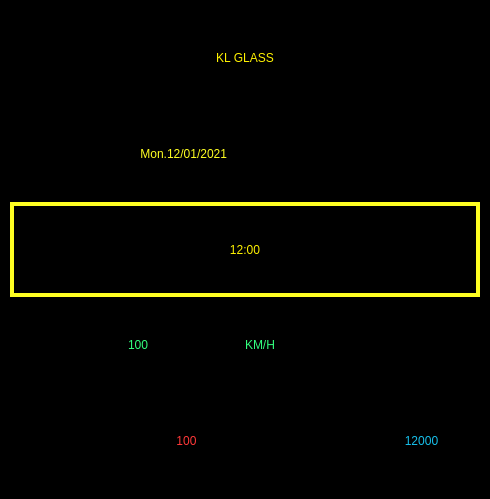
<?xml version="1.0" encoding="UTF-8"?>
<ui version="4.0">
 <class>MatChinh</class>
 <widget class="QMainWindow" name="MatChinh">
  <property name="geometry">
   <rect>
    <x>0</x>
    <y>0</y>
    <width>490</width>
    <height>499</height>
   </rect>
  </property>
  <property name="windowTitle">
   <string>MainWindow</string>
  </property>
  <property name="styleSheet">
   <string notr="true">background-color: rgb(0, 0, 0);</string>
  </property>
  <widget class="QWidget" name="centralwidget">
   <layout class="QHBoxLayout" name="drop_shadow_layout">
    <property name="spacing">
     <number>0</number>
    </property>
    <property name="leftMargin">
     <number>10</number>
    </property>
    <property name="topMargin">
     <number>10</number>
    </property>
    <property name="rightMargin">
     <number>10</number>
    </property>
    <property name="bottomMargin">
     <number>10</number>
    </property>
    <item>
     <layout class="QVBoxLayout" name="verticalLayout">
      <item>
       <widget class="QLabel" name="label">
        <property name="styleSheet">
         <string notr="true">font: 75 55pt &quot;Poplar Std&quot;;
color: rgb(255, 242, 0);
</string>
        </property>
        <property name="text">
         <string>KL GLASS</string>
        </property>
        <property name="alignment">
         <set>Qt::AlignCenter</set>
        </property>
       </widget>
      </item>
      <item>
       <layout class="QHBoxLayout" name="horizontalLayout_3">
        <item>
         <widget class="QLabel" name="Thu">
          <property name="styleSheet">
           <string notr="true">font: 75 30pt &quot;MS Shell Dlg 2&quot;;
color: rgb(255, 255, 34);</string>
          </property>
          <property name="text">
           <string>Mon.</string>
          </property>
          <property name="alignment">
           <set>Qt::AlignRight|Qt::AlignTrailing|Qt::AlignVCenter</set>
          </property>
         </widget>
        </item>
        <item>
         <widget class="QLabel" name="Ngay">
          <property name="styleSheet">
           <string notr="true">font: 75 30pt &quot;MS Shell Dlg 2&quot;;
color: rgb(255, 255, 34);</string>
          </property>
          <property name="text">
           <string>12/01/2021</string>
          </property>
          <property name="alignment">
           <set>Qt::AlignLeading|Qt::AlignLeft|Qt::AlignVCenter</set>
          </property>
         </widget>
        </item>
        <item>
         <widget class="QLabel" name="label_3">
          <property name="text">
           <string>TextLabel</string>
          </property>
         </widget>
        </item>
       </layout>
      </item>
      <item>
       <widget class="QLabel" name="Time">
        <property name="styleSheet">
         <string notr="true">font: 75pt &quot;alarm clock&quot;;
color: rgb(255, 242, 0);
border-width: 4px;
border-style: solid;
border-color: rgb(255, 255, 34);</string>
        </property>
        <property name="text">
         <string>12:00</string>
        </property>
        <property name="alignment">
         <set>Qt::AlignCenter</set>
        </property>
       </widget>
      </item>
      <item>
       <layout class="QHBoxLayout" name="horizontalLayout_2">
        <item>
         <widget class="QLabel" name="label_2">
          <property name="text">
           <string/>
          </property>
          <property name="pixmap">
           <pixmap>Icon/icons8_ookla_speedtest_100px_6.png</pixmap>
          </property>
          <property name="alignment">
           <set>Qt::AlignLeading|Qt::AlignLeft|Qt::AlignVCenter</set>
          </property>
         </widget>
        </item>
        <item>
         <widget class="QLabel" name="Speed">
          <property name="styleSheet">
           <string notr="true">font: 70pt &quot;alarm clock&quot;;
color: rgb(50, 255, 126);</string>
          </property>
          <property name="text">
           <string>100</string>
          </property>
          <property name="alignment">
           <set>Qt::AlignLeading|Qt::AlignLeft|Qt::AlignVCenter</set>
          </property>
         </widget>
        </item>
        <item>
         <widget class="QLabel" name="label_10">
          <property name="styleSheet">
           <string notr="true">color: rgb(50, 255, 126);
font: 75 30pt &quot;MS Shell Dlg 2&quot;;</string>
          </property>
          <property name="text">
           <string>KM/H</string>
          </property>
          <property name="alignment">
           <set>Qt::AlignLeading|Qt::AlignLeft|Qt::AlignVCenter</set>
          </property>
         </widget>
        </item>
        <item>
         <widget class="QLabel" name="label_6">
          <property name="text">
           <string>TextLabel</string>
          </property>
         </widget>
        </item>
       </layout>
      </item>
      <item>
       <layout class="QHBoxLayout" name="horizontalLayout">
        <item>
         <widget class="QLabel" name="label_4">
          <property name="text">
           <string/>
          </property>
          <property name="pixmap">
           <pixmap>Icon/icons8_love_circled_100px_2.png</pixmap>
          </property>
          <property name="scaledContents">
           <bool>false</bool>
          </property>
          <property name="alignment">
           <set>Qt::AlignCenter</set>
          </property>
         </widget>
        </item>
        <item>
         <widget class="QLabel" name="Heart">
          <property name="styleSheet">
           <string notr="true">font: 40pt &quot;alarm clock&quot;;
color: rgb(255, 56, 56);</string>
          </property>
          <property name="text">
           <string>100</string>
          </property>
          <property name="alignment">
           <set>Qt::AlignCenter</set>
          </property>
         </widget>
        </item>
        <item>
         <widget class="QLabel" name="label_5">
          <property name="text">
           <string/>
          </property>
          <property name="pixmap">
           <pixmap>Icon/icons8_footprint_100px_4.png</pixmap>
          </property>
          <property name="scaledContents">
           <bool>false</bool>
          </property>
          <property name="alignment">
           <set>Qt::AlignCenter</set>
          </property>
         </widget>
        </item>
        <item>
         <widget class="QLabel" name="Steps">
          <property name="styleSheet">
           <string notr="true">font: 40pt &quot;alarm clock&quot;;
color: rgb(23, 192, 235);</string>
          </property>
          <property name="text">
           <string>12000</string>
          </property>
          <property name="scaledContents">
           <bool>false</bool>
          </property>
          <property name="alignment">
           <set>Qt::AlignCenter</set>
          </property>
         </widget>
        </item>
       </layout>
      </item>
     </layout>
    </item>
   </layout>
  </widget>
 </widget>
 <resources/>
 <connections/>
</ui>
